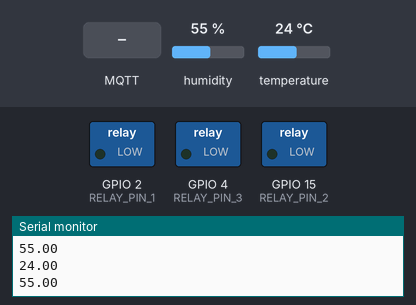
The sketch below on a simulated ESP32. On the bench: switched loads named in the sketch (green lamp = pin HIGH), the last lines printed to the serial monitor. The inputs (shaded band) are chosen by the test bench; at power-on: humidity 55 %, temperature 24 °C. WiFi joins after 1.5 s; servers stay silent unless stated; no MQTT or app messages arrive unless stated.

Above: at 2.7 s.
2.8 s: MQTT message "ON" arrives on the first subscribed topic
At 4.2 s:
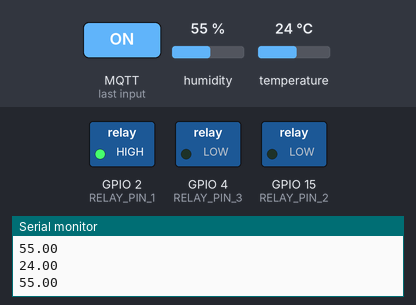
4.6 s: MQTT message "ON" arrives on the second subscribed topic
At 5.0 s:
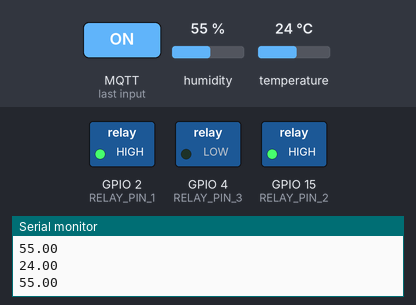
6.1 s: MQTT message "ON" arrives on the third subscribed topic
At 7.0 s:
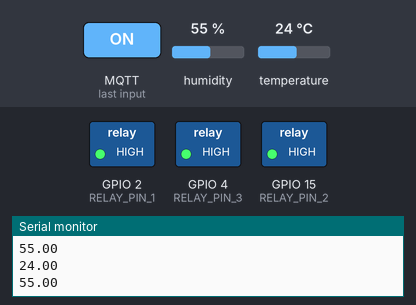
7.7 s: MQTT message "ON" arrives on the first subscribed topic
At 8.1 s:
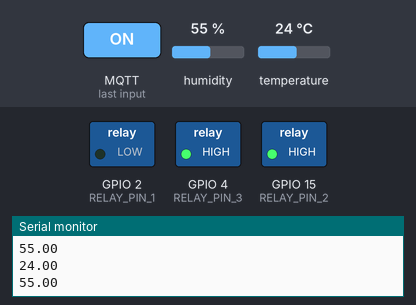
9.2 s: MQTT message "ON" arrives on the second subscribed topic
At 10.1 s:
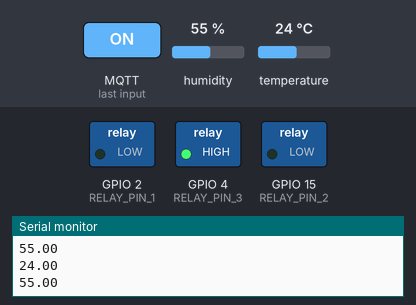
Timing chart, 0 to 11.8 s (numbered marks = the images above; inputs shaded):
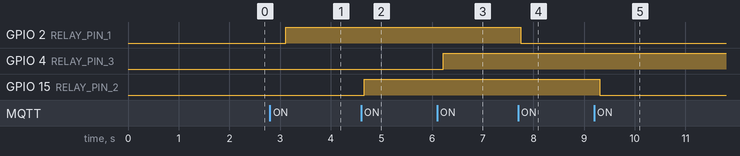

The sketch:

proyecto_touch.ino
```cpp
#include <WiFi.h>
#include <PubSubClient.h>
#include <DHT.h>

#define DHT_PIN 23
#define DHT_TIPO DHT11

#define RELAY_PIN_1 2
#define RELAY_PIN_2 15
#define RELAY_PIN_3 4

DHT dht(DHT_PIN, DHT_TIPO);

//const char* ssid = "Omni_lite611D20";
//const char* password = "major8954";
//const char* ssid = "CONEXION-RIANO";
//const char* password = "RP38203290@";
const char* ssid = "ARP";
const char* password = "12345678";

const char* mqtt_server = "broker.mqttdashboard.com";

WiFiClient espClient;
PubSubClient client(espClient);

char msg[16];

bool relayState1 = LOW;
bool relayState2 = LOW;
bool relayState3 = LOW;

void setup() {
  Serial.begin(115200);
  setup_wifi();
  client.setServer(mqtt_server, 1883);
  client.setCallback(callback);

  pinMode(RELAY_PIN_1, OUTPUT);
  pinMode(RELAY_PIN_2, OUTPUT);
  pinMode(RELAY_PIN_3, OUTPUT);

  dht.begin();
}

void loop() {
  if (!client.connected()) {
    reconnect();
  }
  client.loop();

  delay(500);
  float temperatura = dht.readTemperature();
  float humedad = dht.readHumidity();

  if (isnan(temperatura) || isnan(humedad)) {
    Serial.println("Error al leer la temperatura y la humedad");
    return;
  }

  Serial.println(temperatura);
  Serial.println(humedad);

  snprintf(msg, 16, "%.2f,%.2f", temperatura, humedad);
  client.publish("canal", msg);
  delay(10);
}

void reconnect() {
  while (!client.connected()) {
    Serial.print("Connecting to MQTT...");
    if (client.connect("ESP32")) {
      Serial.println("connected!");
      // Suscribirse a los temas relevantes en Node-RED
      client.subscribe("control/relay1");
      client.subscribe("control/relay2");
      client.subscribe("control/relay3");
    } else {
      Serial.print("failed, rc=");
      Serial.print(client.state());
      Serial.println(" Retrying in 5 seconds...");
      delay(5000);
    }
  }
}

void setup_wifi() {
  WiFi.begin(ssid, password);

  while (WiFi.status() != WL_CONNECTED) {
    delay(500);
    Serial.print(".");
  }

  Serial.println(WiFi.localIP());
}

void callback(char* topic, byte* payload, unsigned int length) {
  payload[length] = '\0';
  String message = String((char*)payload);

  // Control de relés
  if (strcmp(topic, "control/relay1") == 0) {
    if (message.equals("ON")) {
      relayState1 = !relayState1;  // Invierte el estado actual
      digitalWrite(RELAY_PIN_1, relayState1);
    }
  } else if (strcmp(topic, "control/relay2") == 0) {
    if (message.equals("ON")) {
      relayState2 = !relayState2;  // Invierte el estado actual
      digitalWrite(RELAY_PIN_2, relayState2);
    }
  } else if (strcmp(topic, "control/relay3") == 0) {
    if (message.equals("ON")) {
      relayState3 = !relayState3;  // Invierte el estado actual
      digitalWrite(RELAY_PIN_3, relayState3);
    }
  }
}
```

Measured:
- after the input at 2.8 s, GPIO 2 (RELAY_PIN_1): LOW → HIGH after 0.31 s
- after the input at 4.6 s, GPIO 15 (RELAY_PIN_2): LOW → HIGH after 0.07 s
- after the input at 6.1 s, GPIO 4 (RELAY_PIN_3): LOW → HIGH after 0.12 s
- after the input at 7.7 s, GPIO 2 (RELAY_PIN_1): HIGH → LOW after 0.05 s
- after the input at 9.2 s, GPIO 15 (RELAY_PIN_2): HIGH → LOW after 0.11 s
